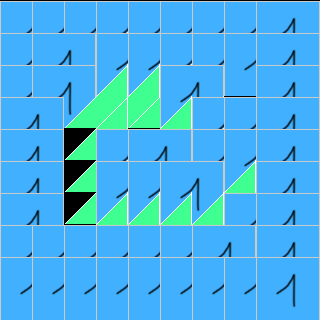

A 2D game scene composited from a Tiled map and its tileset images. What follows is a short description and the map's XML, with every tile layer's data as written:
An orthogonal 10x10 tile map with 32x32 px tiles, 1 tile layer (Calque de Tuiles 1).

<map version="1.10" tiledversion="1.11.2" orientation="orthogonal" renderorder="right-down" width="10" height="10" tilewidth="32" tileheight="32" infinite="0" nextlayerid="2" nextobjectid="1">
 <editorsettings>
  <export target="../x64/Debug/Assets/Map/fullyMap/test.json" format="json" />
 </editorsettings>
 <tileset firstgid="1" name="Gabarit_LD_64px_2D_Plateformer" tilewidth="64" tileheight="64" tilecount="160" columns="8">
  <image source="Gabarit_LD_64px_2D_Plateformer.png" width="512" height="1283" />
 </tileset>
 <layer id="1" name="Calque de Tuiles 1" width="10" height="10">
  <data encoding="csv">
0,0,0,0,0,0,0,0,0,0,
1,1,1,1,1,1,1,1,1,0,
1,1,34,1,1,1,1,1,1,0,
1,1,34,34,34,1,0,0,1,0,
1,0,34,0,34,34,1,1,1,0,
1,0,34,1,1,34,1,1,1,0,
1,0,34,1,1,1,34,0,1,0,
1,0,34,34,34,34,34,1,1,0,
1,1,1,1,1,1,1,0,1,0,
1,1,1,1,1,1,1,1,1,0
</data>
 </layer>
</map>
